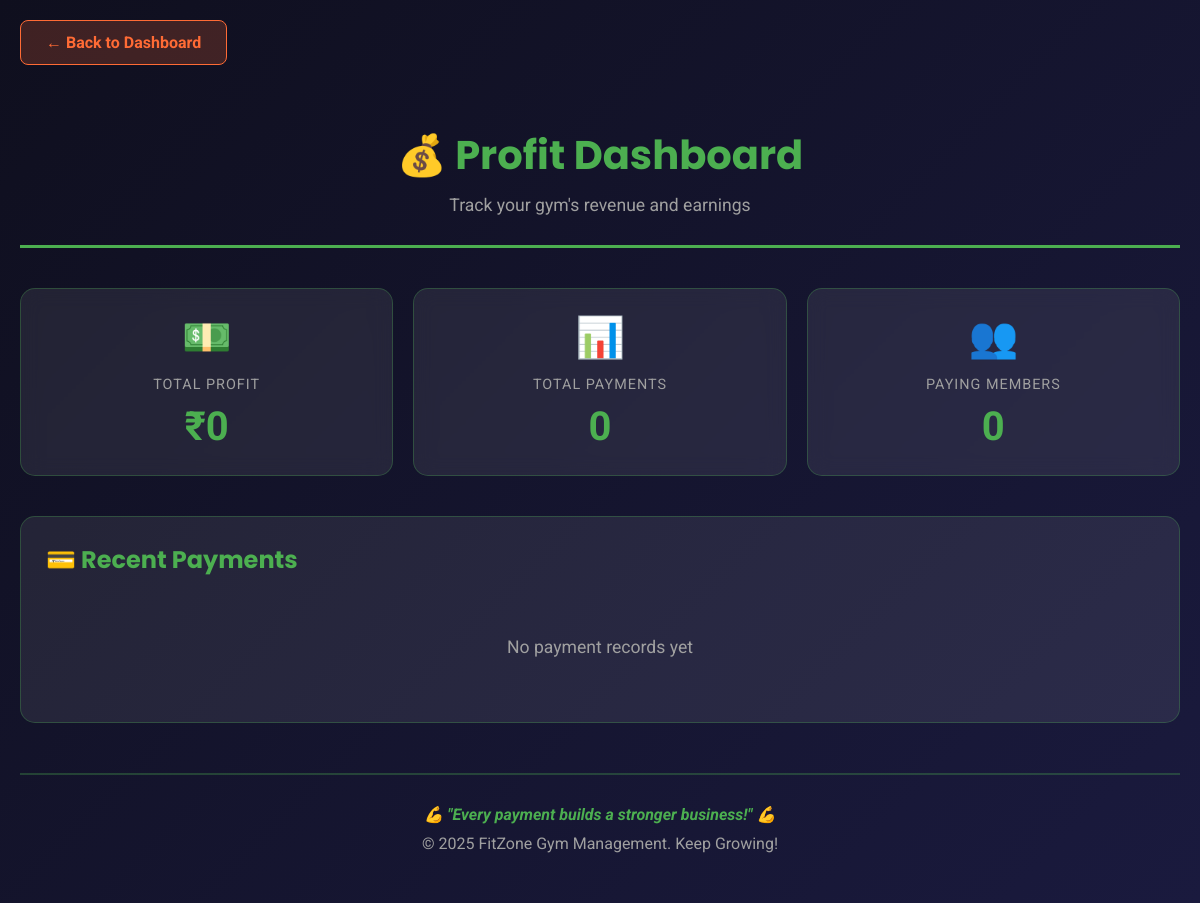
Before: /profits with the older database file.
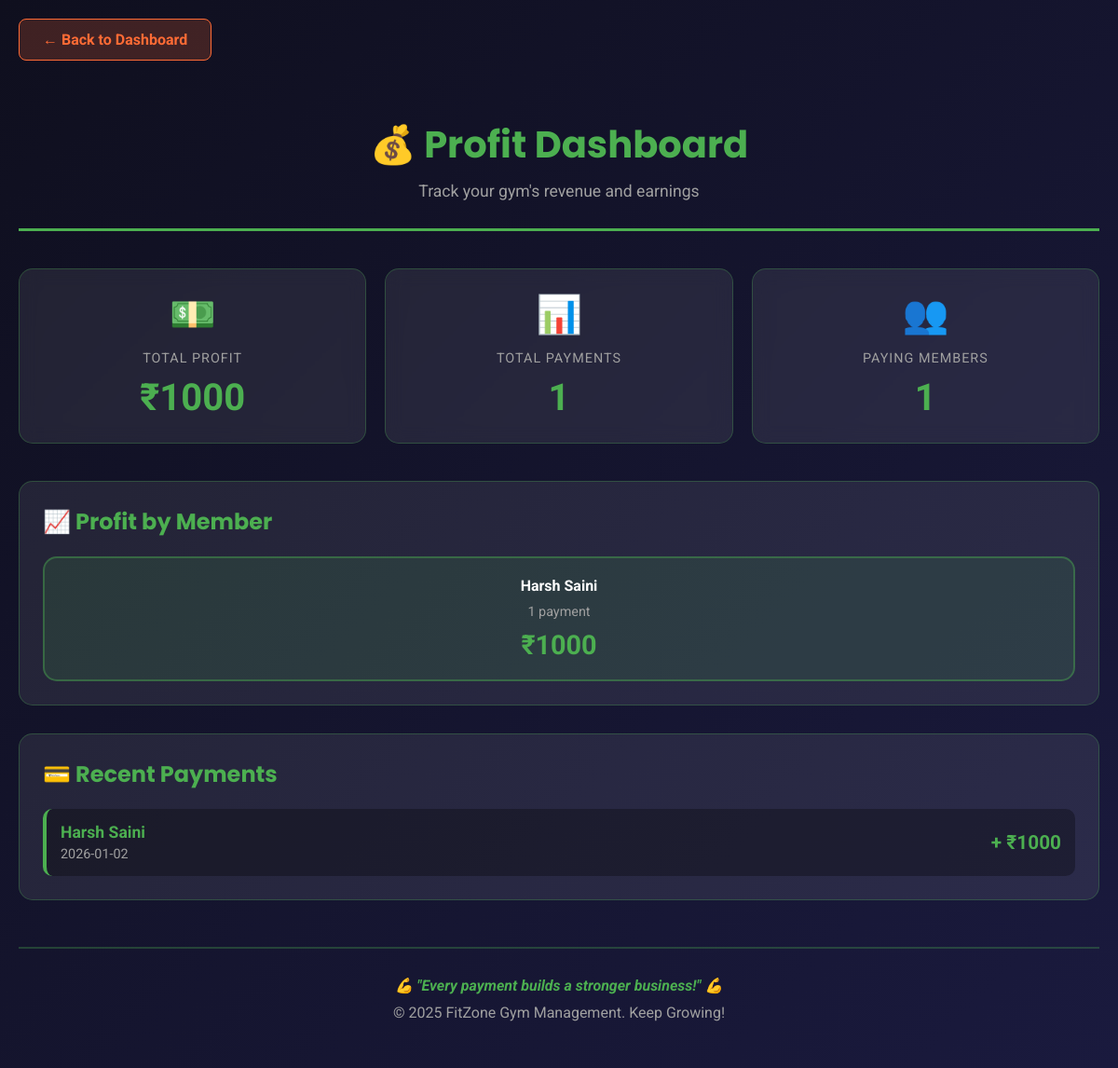
After: the same page with the newer database file.
### tables this page shows
CREATE TABLE members (
            id INTEGER PRIMARY KEY AUTOINCREMENT,
            name TEXT UNIQUE,
            phone TEXT,
            email TEXT,
            join_date TEXT,
            start_weight REAL,
            status TEXT DEFAULT 'active'
        );

CREATE TABLE profits (
            id INTEGER PRIMARY KEY AUTOINCREMENT,
            member_id INTEGER,
            amount REAL,
            payment_date TEXT,
            fee_id INTEGER,
            UNIQUE(fee_id)
        );

### app.py (the view)
@app.route("/profits")
def profits_dashboard():
    with get_db() as db:
        total_profit = db.execute(
            "SELECT COALESCE(SUM(amount), 0) FROM profits"
        ).fetchone()[0]
        profit_entries = db.execute("""
            SELECT m.name, p.amount, p.payment_date
            FROM profits p JOIN members m ON p.member_id=m.id
            ORDER BY p.payment_date DESC
        """).fetchall()
        profit_by_member = db.execute("""
            SELECT m.name, COUNT(*) as payments, SUM(p.amount) as total_amount
            FROM profits p JOIN members m ON p.member_id=m.id
            GROUP BY p.member_id
            ORDER BY total_amount DESC
        """).fetchall()
    return render_template(
        "profits.html",
        total_profit=total_profit,
        profit_entries=profit_entries,
        profit_by_member=profit_by_member
    )

### app.py (called while the page is built)
def get_db():
    conn = sqlite3.connect(DB_NAME)
    conn.row_factory = sqlite3.Row
    return conn

### templates/profits.html (shortened to what this page needs)
<!DOCTYPE html>
<html lang="en">
<head>
</head>
<body>
    <div class="container">
        <a href="/" class="back-link">← Back to Dashboard</a>
        <header>
            <h1>💰 Profit Dashboard</h1>
            <p class="subtitle">Track your gym's revenue and earnings</p>
        </header>
        <div class="stats-grid">
            <div class="stat-card">
                <div class="stat-icon">💵</div>
                <div class="stat-label">Total Profit</div>
                <div class="stat-value">₹{{ total_profit|int }}</div>
            </div>
            <div class="stat-card">
                <div class="stat-icon">📊</div>
                <div class="stat-label">Total Payments</div>
                <div class="stat-value">{{ profit_entries|length }}</div>
            </div>
            <div class="stat-card">
                <div class="stat-icon">👥</div>
                <div class="stat-label">Paying Members</div>
                <div class="stat-value">{{ profit_by_member|length }}</div>
            </div>
        </div>
        {% if profit_by_member %}
        <div class="section">
            <h2>📈 Profit by Member</h2>
            <div class="profit-grid">
                {% for member in profit_by_member %}
                <div class="profit-card">
                    <div class="member-name">{{ member[0] }}</div>
                    <div class="payment-count">{{ member[1] }} payment{{ 's' if member[1] != 1 else '' }}</div>
                    <div class="total-amount">₹{{ member[2]|int }}</div>
                </div>
                {% endfor %}
            </div>
        </div>
        {% endif %}
        <div class="section">
            <h2>💳 Recent Payments</h2>
            {% if profit_entries %}
            <div class="profit-list">
                {% for payment in profit_entries %}
                <div class="profit-item">
                    <div class="profit-info">
                        <span class="profit-member">{{ payment[0] }}</span>
                        <span class="profit-date">{{ payment[2] }}</span>
                    </div>
                    <span class="profit-amount">+ ₹{{ payment[1]|int }}</span>
                </div>
                {% endfor %}
            </div>
            {% else %}
            <div class="no-records">
                No payment records yet
            </div>
            {% endif %}
        </div>
        <footer>
            <p class="motivation">💪 "Every payment builds a stronger business!" 💪</p>
            <p>&copy; 2025 FitZone Gym Management. Keep Growing!</p>
        </footer>
    </div>
</body>
</html>

Changed rows visible on the page:
now on this page (row edited): members: name "Harsh Saini", member "1", member "1000"
added profits: name "Harsh Saini", payment_date "2026-01-02", amount "1000"
Other visible differences:
{{ total_profit|int }}: "0" → "1000"
{{ profit_entries|length }}: "0" → "1"
{{ profit_by_member|length }}: "0" → "1"
text no longer shown: "No payment records yet"
text now shown: "📈 Profit by Member"
